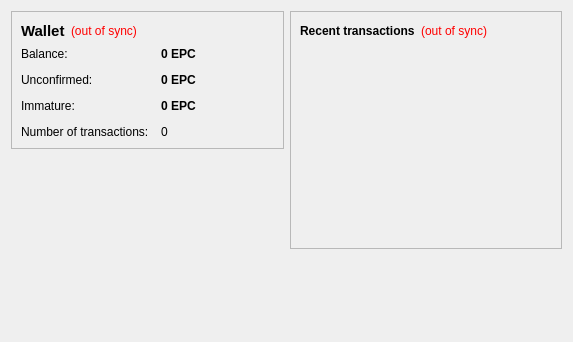
<?xml version="1.0" encoding="UTF-8"?>
<ui version="4.0">
 <class>OverviewPage</class>
 <widget class="QWidget" name="OverviewPage">
  <property name="geometry">
   <rect>
    <x>0</x>
    <y>0</y>
    <width>573</width>
    <height>342</height>
   </rect>
  </property>
  <property name="windowTitle">
   <string>Form</string>
  </property>
  <layout class="QHBoxLayout" name="horizontalLayout" stretch="1,1">
   <item>
    <layout class="QVBoxLayout" name="verticalLayout_2">
     <item>
      <widget class="QFrame" name="frame">
       <property name="frameShape">
        <enum>QFrame::StyledPanel</enum>
       </property>
       <property name="frameShadow">
        <enum>QFrame::Raised</enum>
       </property>
       <layout class="QVBoxLayout" name="verticalLayout_4">
        <item>
         <layout class="QHBoxLayout" name="horizontalLayout_4">
          <item>
           <widget class="QLabel" name="label_5">
            <property name="font">
             <font>
              <pointsize>11</pointsize>
              <weight>75</weight>
              <bold>true</bold>
             </font>
            </property>
            <property name="text">
             <string>Wallet</string>
            </property>
           </widget>
          </item>
          <item>
           <widget class="QLabel" name="labelWalletStatus">
            <property name="toolTip">
             <string>The displayed information may be out of date. Your wallet automatically synchronizes with the EpiCoin network after a connection is established, but this process has not completed yet.</string>
            </property>
            <property name="styleSheet">
             <string notr="true">QLabel { color: red; }</string>
            </property>
            <property name="text">
             <string notr="true">(out of sync)</string>
            </property>
            <property name="alignment">
             <set>Qt::AlignLeading|Qt::AlignLeft|Qt::AlignVCenter</set>
            </property>
           </widget>
          </item>
          <item>
           <spacer name="horizontalSpacer_2">
            <property name="orientation">
             <enum>Qt::Horizontal</enum>
            </property>
            <property name="sizeHint" stdset="0">
             <size>
              <width>40</width>
              <height>20</height>
             </size>
            </property>
           </spacer>
          </item>
         </layout>
        </item>
        <item>
         <layout class="QFormLayout" name="formLayout_2">
          <property name="fieldGrowthPolicy">
           <enum>QFormLayout::AllNonFixedFieldsGrow</enum>
          </property>
          <property name="horizontalSpacing">
           <number>12</number>
          </property>
          <property name="verticalSpacing">
           <number>12</number>
          </property>
          <item row="0" column="0">
           <widget class="QLabel" name="label">
            <property name="text">
             <string>Balance:</string>
            </property>
           </widget>
          </item>
          <item row="0" column="1">
           <widget class="QLabel" name="labelBalance">
            <property name="font">
             <font>
              <weight>75</weight>
              <bold>true</bold>
             </font>
            </property>
            <property name="cursor">
             <cursorShape>IBeamCursor</cursorShape>
            </property>
            <property name="toolTip">
             <string>Your current balance</string>
            </property>
            <property name="text">
             <string notr="true">0 EPC</string>
            </property>
            <property name="textInteractionFlags">
             <set>Qt::LinksAccessibleByMouse|Qt::TextSelectableByKeyboard|Qt::TextSelectableByMouse</set>
            </property>
           </widget>
          </item>
          <item row="1" column="0">
           <widget class="QLabel" name="label_3">
            <property name="text">
             <string>Unconfirmed:</string>
            </property>
           </widget>
          </item>
          <item row="1" column="1">
           <widget class="QLabel" name="labelUnconfirmed">
            <property name="font">
             <font>
              <weight>75</weight>
              <bold>true</bold>
             </font>
            </property>
            <property name="cursor">
             <cursorShape>IBeamCursor</cursorShape>
            </property>
            <property name="toolTip">
             <string>Total of transactions that have yet to be confirmed, and do not yet count toward the current balance</string>
            </property>
            <property name="text">
             <string notr="true">0 EPC</string>
            </property>
            <property name="textInteractionFlags">
             <set>Qt::LinksAccessibleByMouse|Qt::TextSelectableByKeyboard|Qt::TextSelectableByMouse</set>
            </property>
           </widget>
          </item>
          <item row="3" column="0">
           <widget class="QLabel" name="label_2">
            <property name="text">
             <string>Number of transactions:</string>
            </property>
           </widget>
          </item>
          <item row="3" column="1">
           <widget class="QLabel" name="labelNumTransactions">
            <property name="toolTip">
             <string>Total number of transactions in wallet</string>
            </property>
            <property name="text">
             <string notr="true">0</string>
            </property>
           </widget>
          </item>
          <item row="2" column="0">
           <widget class="QLabel" name="labelImmatureText">
            <property name="text">
             <string>Immature:</string>
            </property>
           </widget>
          </item>
          <item row="2" column="1">
           <widget class="QLabel" name="labelImmature">
            <property name="font">
             <font>
              <weight>75</weight>
              <bold>true</bold>
             </font>
            </property>
            <property name="toolTip">
             <string>Mined balance that has not yet matured</string>
            </property>
            <property name="text">
             <string notr="true">0 EPC</string>
            </property>
            <property name="textInteractionFlags">
             <set>Qt::LinksAccessibleByMouse|Qt::TextSelectableByKeyboard|Qt::TextSelectableByMouse</set>
            </property>
           </widget>
          </item>
         </layout>
        </item>
       </layout>
      </widget>
     </item>
     <item>
      <spacer name="verticalSpacer">
       <property name="orientation">
        <enum>Qt::Vertical</enum>
       </property>
       <property name="sizeHint" stdset="0">
        <size>
         <width>20</width>
         <height>40</height>
        </size>
       </property>
      </spacer>
     </item>
    </layout>
   </item>
   <item>
    <layout class="QVBoxLayout" name="verticalLayout_3">
     <item>
      <widget class="QFrame" name="frame_2">
       <property name="frameShape">
        <enum>QFrame::StyledPanel</enum>
       </property>
       <property name="frameShadow">
        <enum>QFrame::Raised</enum>
       </property>
       <layout class="QVBoxLayout" name="verticalLayout">
        <item>
         <layout class="QHBoxLayout" name="horizontalLayout_2">
          <item>
           <widget class="QLabel" name="label_4">
            <property name="text">
             <string>&lt;b&gt;Recent transactions&lt;/b&gt;</string>
            </property>
           </widget>
          </item>
          <item>
           <widget class="QLabel" name="labelTransactionsStatus">
            <property name="toolTip">
             <string>The displayed information may be out of date. Your wallet automatically synchronizes with the EpiCoin network after a connection is established, but this process has not completed yet.</string>
            </property>
            <property name="styleSheet">
             <string notr="true">QLabel { color: red; }</string>
            </property>
            <property name="text">
             <string notr="true">(out of sync)</string>
            </property>
            <property name="alignment">
             <set>Qt::AlignRight|Qt::AlignTrailing|Qt::AlignVCenter</set>
            </property>
           </widget>
          </item>
          <item>
           <spacer name="horizontalSpacer">
            <property name="orientation">
             <enum>Qt::Horizontal</enum>
            </property>
            <property name="sizeHint" stdset="0">
             <size>
              <width>40</width>
              <height>20</height>
             </size>
            </property>
           </spacer>
          </item>
         </layout>
        </item>
        <item>
         <widget class="QListView" name="listTransactions">
          <property name="styleSheet">
           <string notr="true">QListView { background: transparent; }</string>
          </property>
          <property name="frameShape">
           <enum>QFrame::NoFrame</enum>
          </property>
          <property name="verticalScrollBarPolicy">
           <enum>Qt::ScrollBarAlwaysOff</enum>
          </property>
          <property name="horizontalScrollBarPolicy">
           <enum>Qt::ScrollBarAlwaysOff</enum>
          </property>
          <property name="selectionMode">
           <enum>QAbstractItemView::NoSelection</enum>
          </property>
         </widget>
        </item>
       </layout>
      </widget>
     </item>
     <item>
      <spacer name="verticalSpacer_2">
       <property name="orientation">
        <enum>Qt::Vertical</enum>
       </property>
       <property name="sizeHint" stdset="0">
        <size>
         <width>20</width>
         <height>40</height>
        </size>
       </property>
      </spacer>
     </item>
    </layout>
   </item>
  </layout>
 </widget>
 <resources/>
 <connections/>
</ui>
